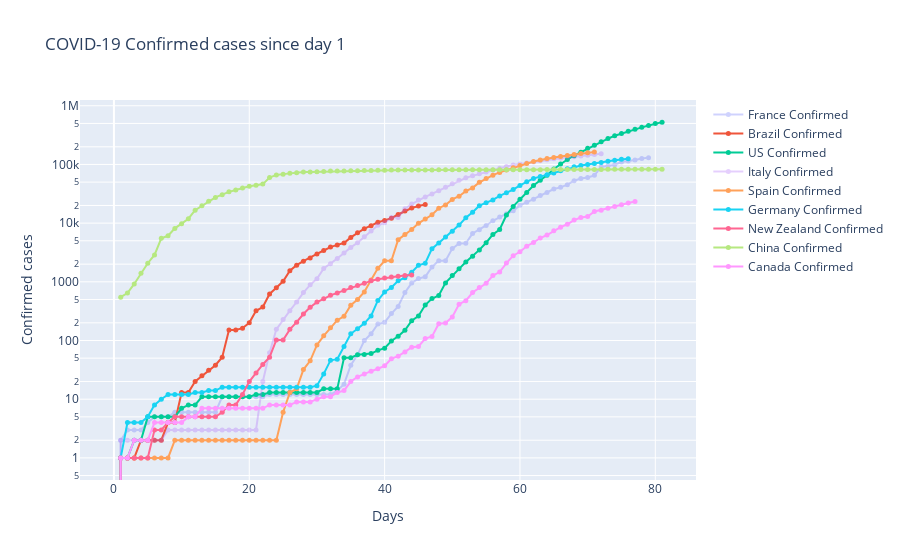

Notebook source saved alongside this figure:
### Code cell
figcc = go.Figure(series)
figcc.update_layout(title_text='COVID-19 Confirmed cases since day 1')
figcc.update_xaxes(title_text='Days')
figcc.update_yaxes(title_text='Confirmed cases', type='log')
figcc.show()
